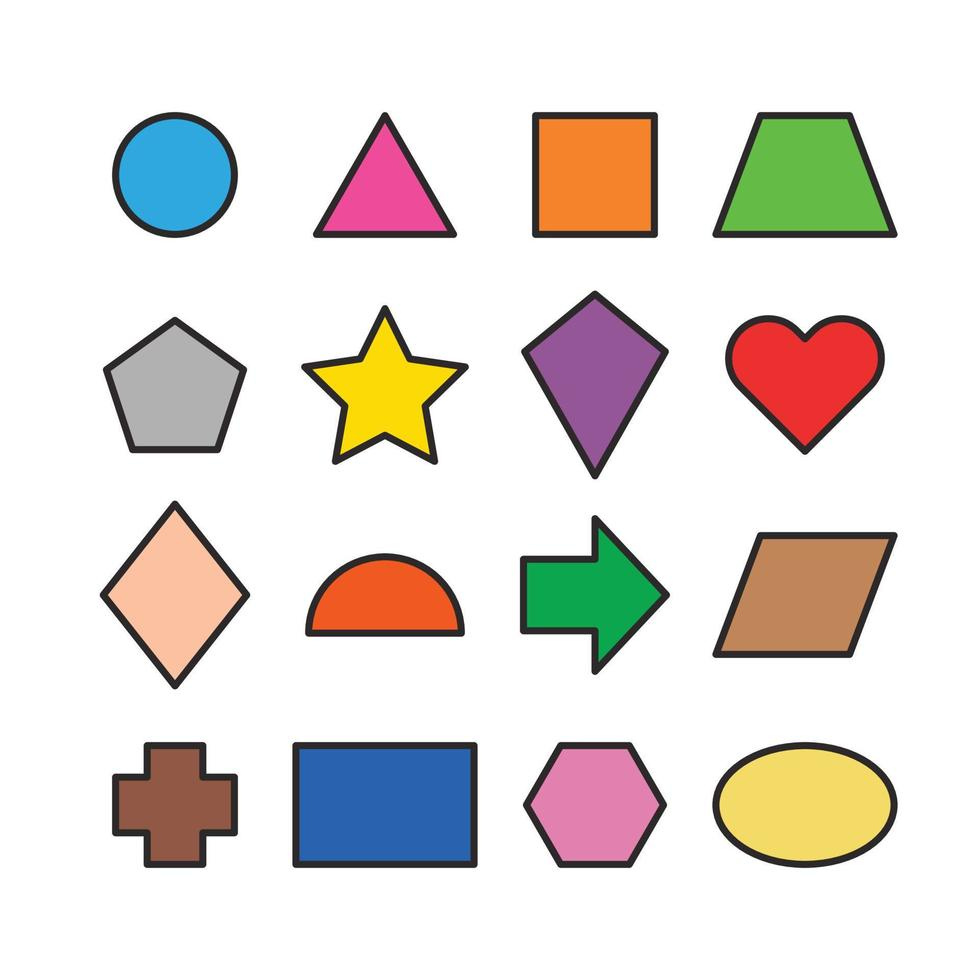
#> input picture Images/sh1.jpg, 980 x 980 px, found by its file name
$ jupyter execute '50_Corner Detection using Detection Method (Harris Corner Detection).ipynb'
#> lines starting #> are read from the running program, lines starting #| are printed output that depends on the picture; after the words box and inside, x2 and y2 are one past the last pixel; in counts of white or black regions, pixels touching at a corner belong together
**50_Corner Detection using Detection Method (Harris Corner Detection)**

 What is a Corner?

    A corner can be interpreted as the junction of two edges (where an edge is a sudden change in image brightness).

**Harris Corner detection** algorithm was developed to identify the internal corners of an image.

The corners of an image are basically identified as the regions in which there are variations in large intensity of the gradient in all possible dimensions and directions.

[cell 1]
import cv2
import numpy as np

[cell 2]
img = cv2.imread(r"C:\Users\hp\Documents\jupyter\OpenCV by WsCube Tech\Images\sh1.jpg")
#> img is the input picture: shape (980, 980, 3); mean B, G, R 216.3, 221.3, 227.1
img = cv2.resize(img,(600,600))
#> img: shape (600, 600, 3)

#To find Corner of the image first convert into bgr to gray
gray = cv2.cvtColor(img,cv2.COLOR_BGR2GRAY)
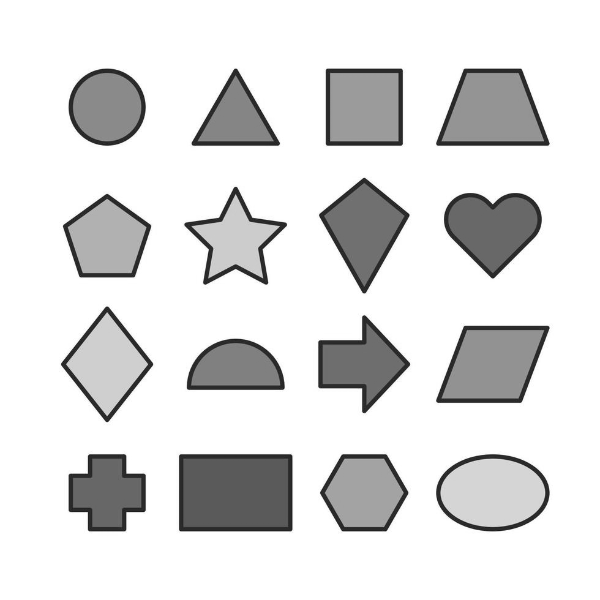
#> gray: shape (600, 600); min 14, max 255, mean 222.4
#print(gray) # integer format

##Convert integer format into float32
gray = np.float32(gray)

##For Harris Corner method
###Resultant Image
res = cv2.cornerHarris(gray,4,3,0.04)
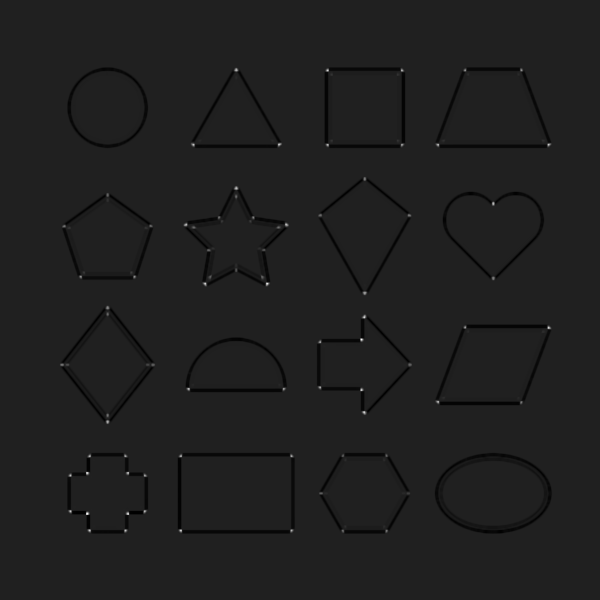
#> res: shape (600, 600) float32; min -17720702, max 122515408, mean -495371; drawn with min black and max white

#Dilate
res = cv2.dilate(res,None)

#print(res)

##Apply into original image
img[res>0.01*res.max()] = [0,0,255]
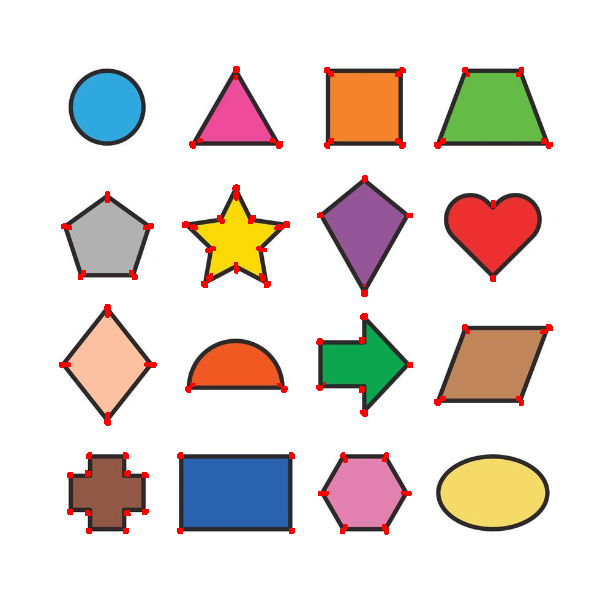
#> img: shape (600, 600, 3); mean B, G, R 214.8, 219.7, 228.2

#cv2.imshow("Shapes",img)
cv2.imshow("Gray Shapes",img)
cv2.waitKey(0)
cv2.destroyAllWindows()

[cell 3]
img = cv2.imread(r"C:\Users\hp\Documents\jupyter\OpenCV by WsCube Tech\Images\man.jpg")
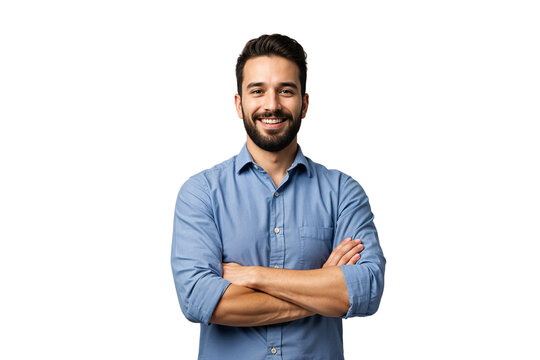
#> input picture Images/man.jpg, 540 x 360 px, found by its file name
#> img is the input picture: shape (360, 540, 3); mean B, G, R 228.1, 225.4, 225.4
img = cv2.resize(img,(600,600))
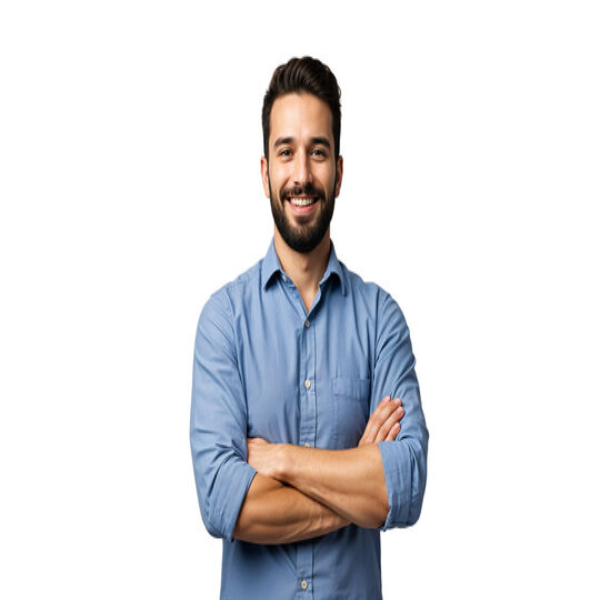
#> img: shape (600, 600, 3); mean B, G, R 228.1, 225.4, 225.4

#To find Corner of the image first convert into bgr to gray
gray = cv2.cvtColor(img,cv2.COLOR_BGR2GRAY)
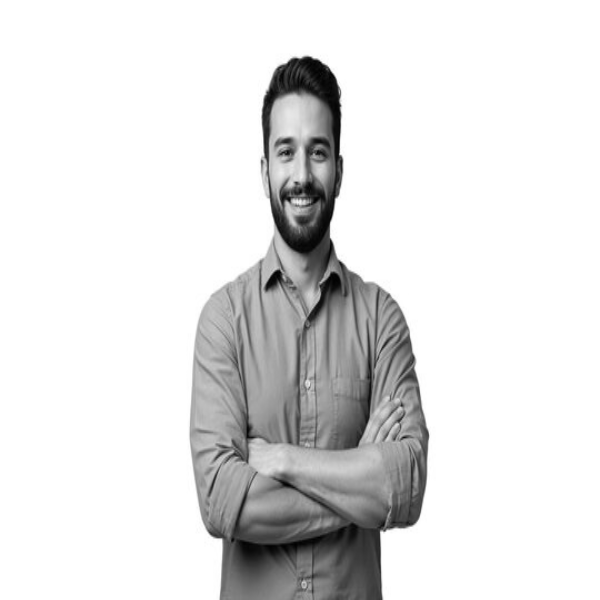
#> gray: shape (600, 600); min 0, max 255, mean 225.7
#print(gray) # integer format

##Convert integer format into float32
gray = np.float32(gray)

##For Harris Corner method
###Resultant Image
res = cv2.cornerHarris(gray,5,3,0.04)
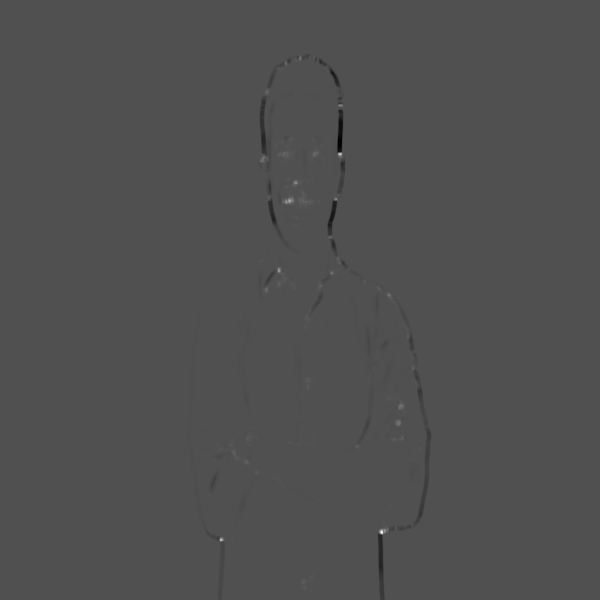
#> res: shape (600, 600) float32; min -12544219, max 27302776, mean -26667.7; drawn with min black and max white

#Dilate
res = cv2.dilate(res,None)

#print(res)

##Apply into original image
img[res>0.01*res.max()] = [0,0,255]
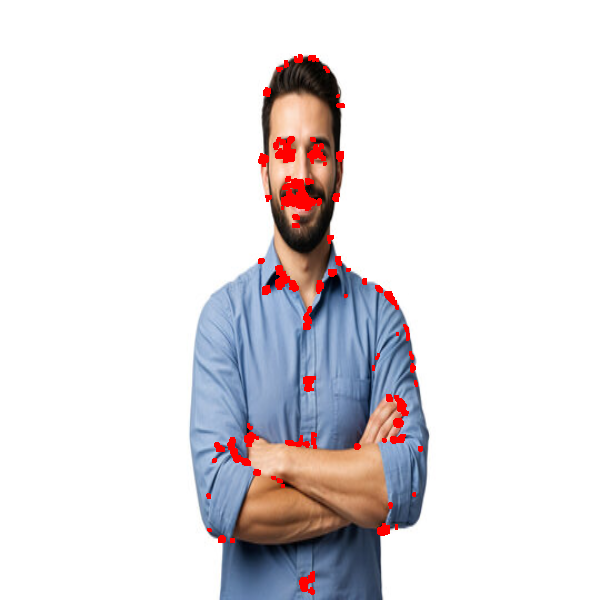
#> img: shape (600, 600, 3); 1.58% of pixels changed, all inside (x1, y1, x2, y2) = (206, 54, 423, 595)

#cv2.imshow("Shapes",img)
cv2.imshow("Gray Shapes",img)
cv2.waitKey(0)
cv2.destroyAllWindows()
